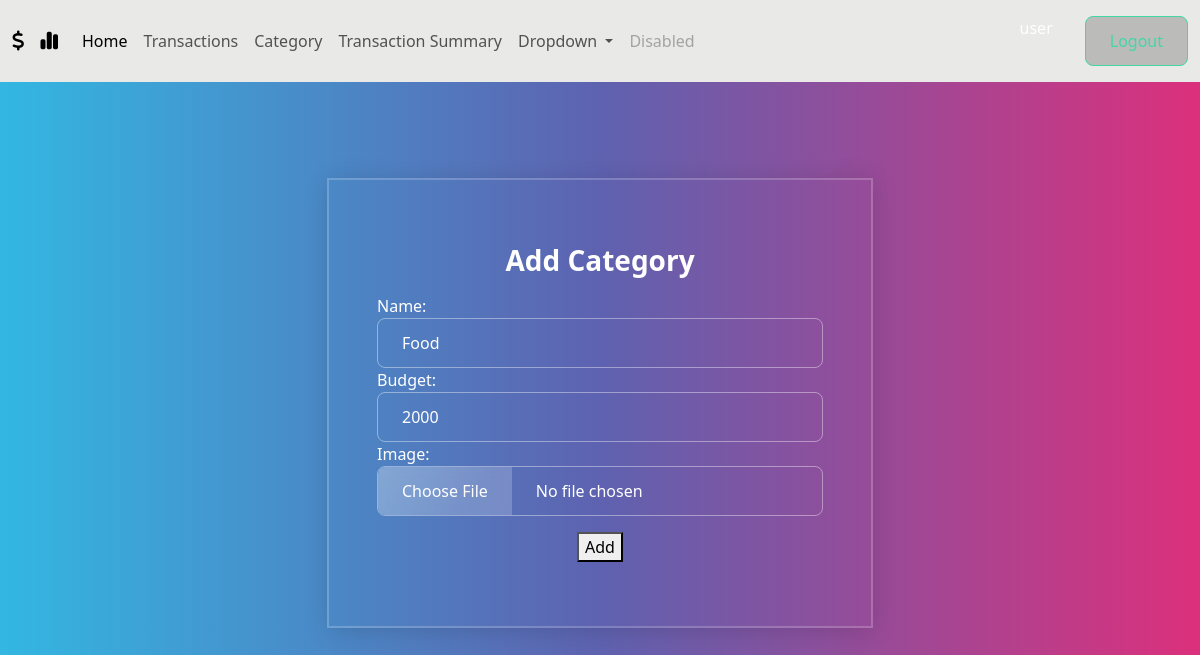
Page /category/1/change/ (signed in) on the committed database.
### myapp/models.py (models this page shows, shortened)
class User(AbstractUser):
    phone=models.CharField(max_length=100,unique=True)

class Category(models.Model):
    name=models.CharField(max_length=200)
    budget=models.PositiveIntegerField()
    owner=models.ForeignKey(User,on_delete=models.CASCADE)
    image=models.ImageField(upload_to="catimage",default="/catimage/default.png")
    class Meta:
        unique_together=("name","owner")

### myapp/views.py (the view, shortened to what this page needs)
# urls.py: path("category/<int:pk>/change/",views.CategoryUpdateView.as_view(),name="category-edit"),
@method_decorator(signin_required,name="dispatch")
class CategoryUpdateView(View):
    def get(self,request,*args, **kwargs):
        id=kwargs.get("pk")
        category_object=Category.objects.get(id=id)
        form_instance=CategoryForm(instance=category_object,user=request.user)
        return render(request,"category_edit.html",{"form":form_instance})

### myapp/forms.py (shortened to what this page needs)
class CategoryForm(forms.ModelForm):
    def __init__(self,*args,**kwargs):
        self.user=kwargs.pop("user")
        return super().__init__(*args,**kwargs)
    class Meta:
        model=Category
        fields=["name","budget","image"]
        widgets={
            "name":forms.TextInput(attrs={"class":"form-control"}),
            "budget":forms.NumberInput(attrs={"class":"form-control"}),
            "image":forms.FileInput(attrs={"class":"form-control"})
        }

### myapp/templates/category_edit.html (shortened to what this page needs)
{%extends 'base.html'%}
{%block main_block%}
<div class="container">
    <div class="row mt-5">
        <div class="col-3"></div>
        <div class="col-6">
            <form action="" method="post" class="border border-2 p-4 shadow">
                <h3 class="text-center my-2">Add Category</h3>
                {{form}}
                <center>
                <button type="submit" class="my-2">Add</button>
            </center>
            </form>
        </div>
        <div class="col-3"></div>
    </div>
</div>
{%endblock%}

### myapp/templates/base.html (shortened to what this page needs)
<!DOCTYPE html>
{%load static%}
<html lang="en">
<head>
    <link rel="stylesheet" href="https://cdnjs.cloudflare.com/ajax/libs/font-awesome/6.6.0/css/all.min.css" />
    <link rel="stylesheet" href="{%static 'css/bootstrap.min.css'%}">
</head>
<body>
    <nav class="navbar navbar-expand-lg navbar-light bg-light">
        <div class="container-fluid">
          <a class="navbar-brand d-flex gap-2" href="#"><i class="fa-solid fa-dollar-sign"></i><i class="fa-solid fa-chart-simple"></i></a>
          <div class="collapse navbar-collapse" id="navbarSupportedContent">
            <ul class="navbar-nav me-auto mb-2 mb-lg-0">
              <li class="nav-item">
                <a class="nav-link active" aria-current="page" href="{%url 'summary'%}">Home</a>
              </li>
              <li class="nav-item">
                <a class="nav-link" href="{%url 'transaction-add'%}">Transactions</a>
              </li>
              <li class="nav-item">
                <a class="nav-link" href="{%url 'category-add'%}">Category</a>
              </li>
              <li class="nav-item">
                <a class="nav-link" href="{%url 'transaction-summary'%}">Transaction Summary</a>
              </li>
              <li class="nav-item dropdown">
                <a class="nav-link dropdown-toggle" href="#" id="navbarDropdown" role="button" data-bs-toggle="dropdown" aria-expanded="false">
                  Dropdown
                </a>
              </li>
              <li class="nav-item">
                <a class="nav-link disabled" href="#" tabindex="-1" aria-disabled="true">Disabled</a>
              </li>
            </ul>
            <form class="d-flex gap-3">
              {{request.user}}
              <a href="{%url 'sign-out'%}" class="btn btn-outline-success" type="submit">Logout</a>
            </form>
          </div>
        </div>
      </nav>
      {%block main_block%}
      {%endblock%}
</body>
</html>

### rows in the picture
User: user "user"
Category: name "Food", budget "2000"
